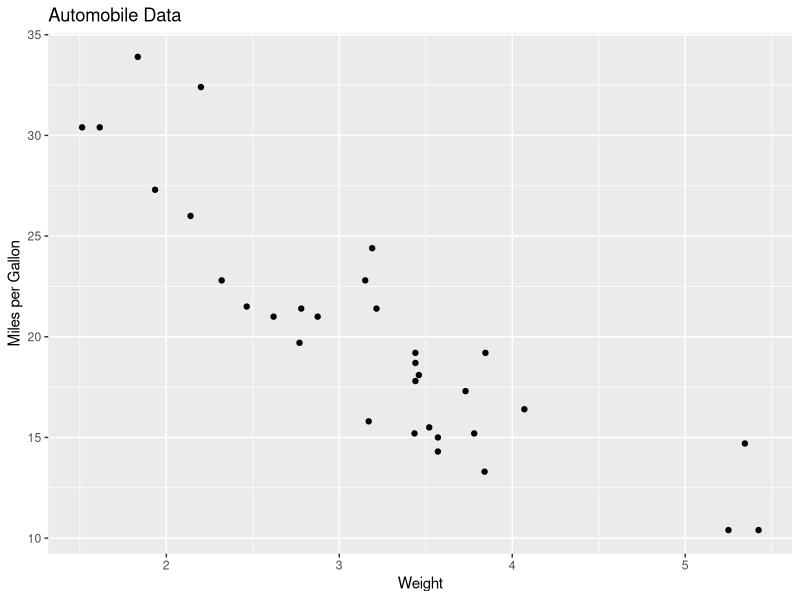
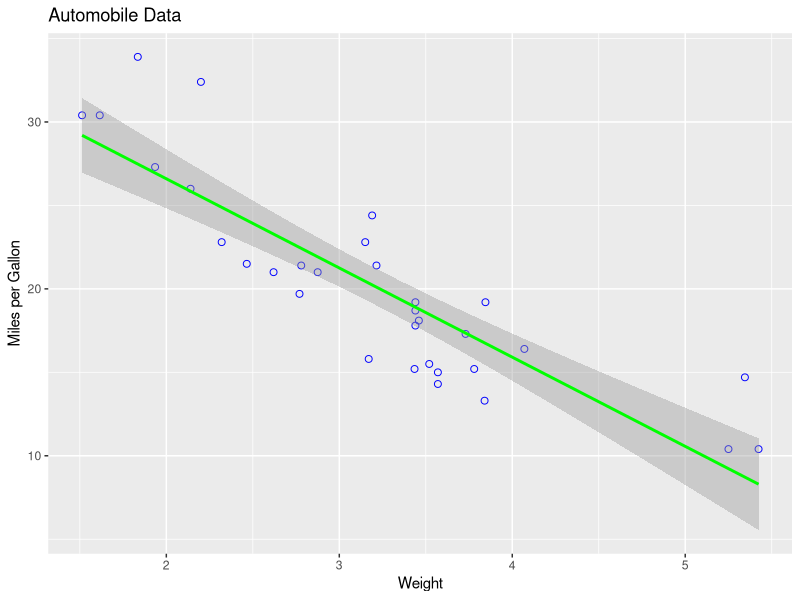
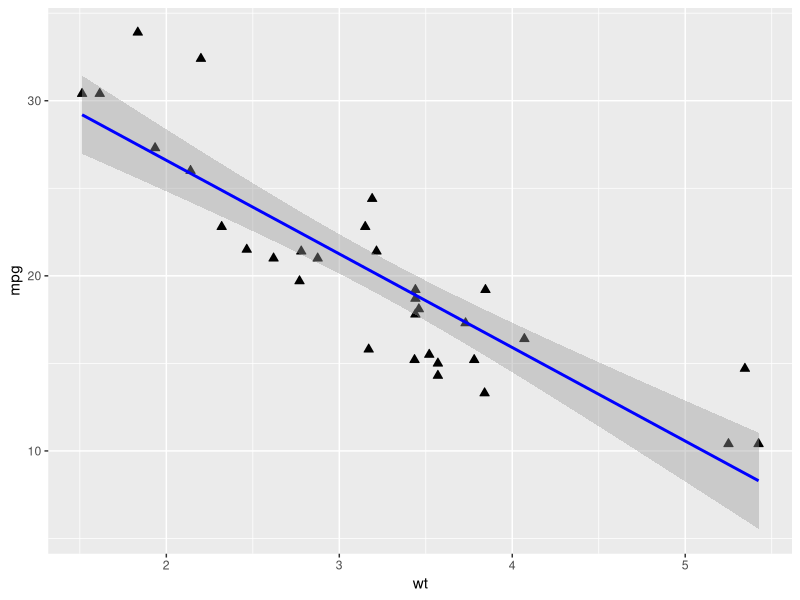
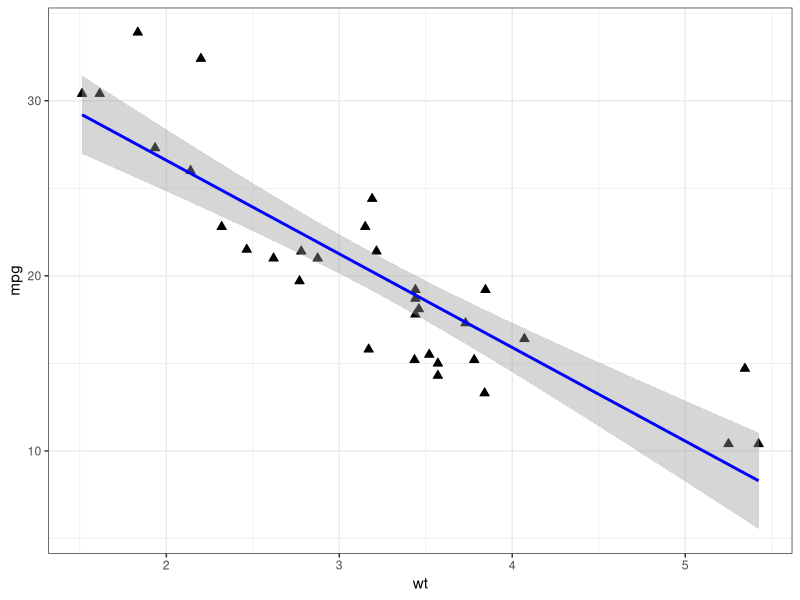
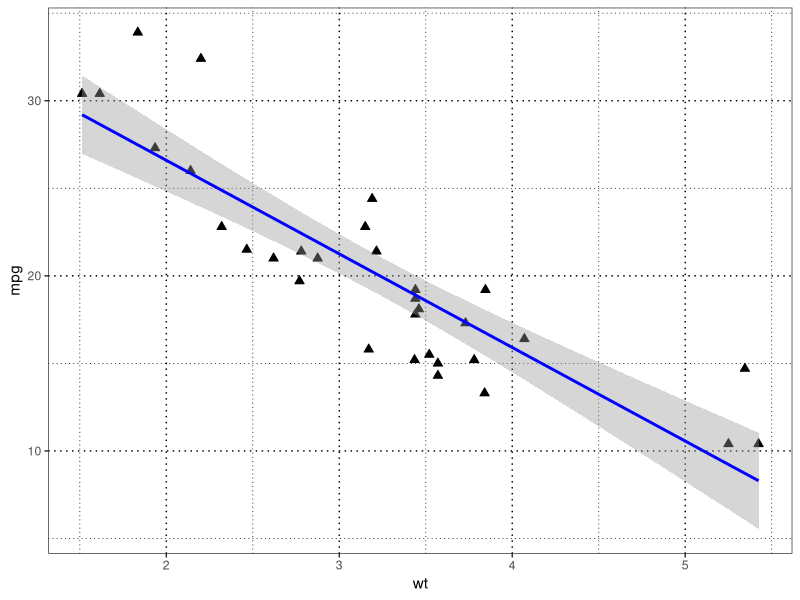
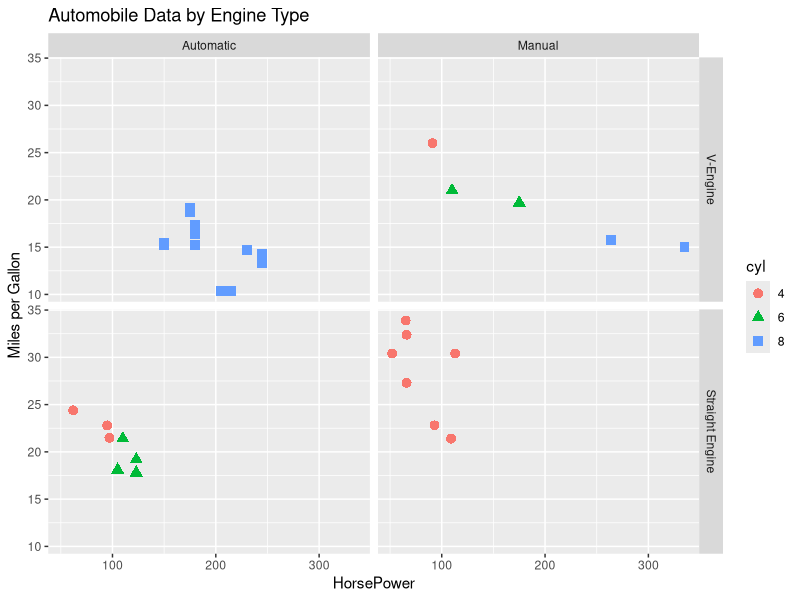
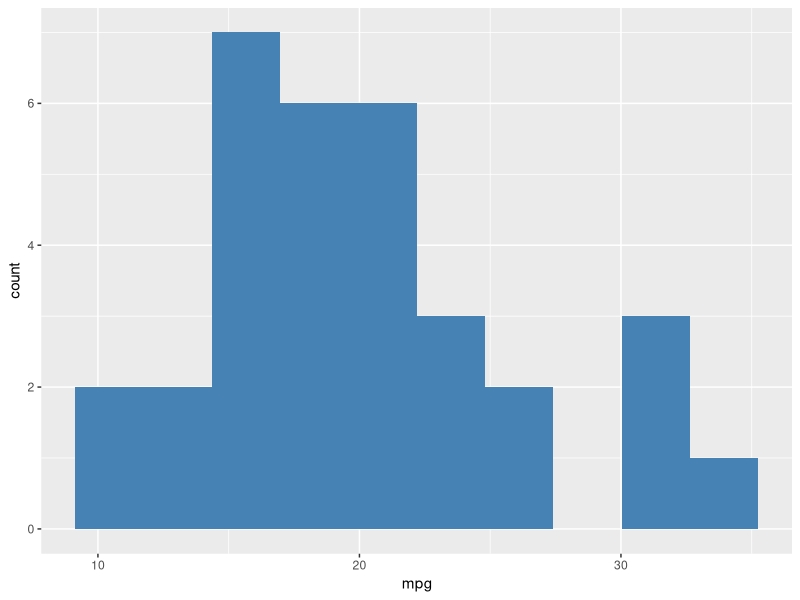
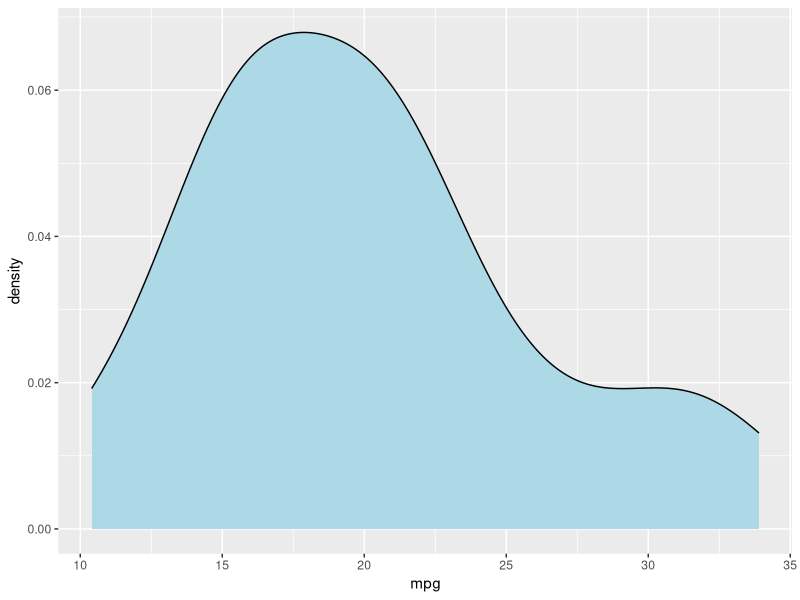

The R script that drew these images, in order:
# Assignment 3: Geom package variations (read & practice)
# notes: https://rpubs.com/Mapara_lee/1432408

# install.packages("ggplot2")
# install.packages("lattice")   # for singer data
library(ggplot2)

data(mtcars)

# basic point
ggplot(data = mtcars, aes(x = wt, y = mpg)) +
  geom_point() +
  labs(title = "Automobile Data", x = "Weight", y = "Miles per Gallon")

# point + smooth line
ggplot(data = mtcars, aes(x = wt, y = mpg)) +
  geom_point(pch = 21, color = "blue", size = 2) +
  geom_smooth(method = "lm", color = "green") +
  labs(title = "Automobile Data", x = "Weight", y = "Miles per Gallon")

# theme practice
f0 <- ggplot(data = mtcars, aes(x = wt, y = mpg)) +
  geom_point(shape = 24, fill = 1, size = 2) +
  geom_smooth(method = "lm", color = "blue")
f0
f1 <- f0 + theme_bw()
f1
f2 <- f1 + theme(panel.grid = element_line(linetype = "dotted", color = "black"))
f2

# grouping / facets
mtcars$am <- factor(mtcars$am, levels = c(0, 1), labels = c("Automatic", "Manual"))
mtcars$vs <- factor(mtcars$vs, levels = c(0, 1), labels = c("V-Engine", "Straight Engine"))
mtcars$cyl <- factor(mtcars$cyl)

ggplot(data = mtcars, aes(x = hp, y = mpg, shape = cyl, color = cyl)) +
  geom_point(size = 3) +
  facet_grid(vs ~ am) +
  labs(title = "Automobile Data by Engine Type",
       x = "HorsePower", y = "Miles per Gallon")

# try a few other geoms
ggplot(mtcars, aes(x = mpg)) + geom_histogram(bins = 10, fill = "steelblue")
ggplot(mtcars, aes(x = mpg)) + geom_density(fill = "lightblue")
ggplot(mtcars, aes(x = cyl, y = mpg)) + geom_boxplot()
ggplot(mtcars, aes(x = cyl)) + geom_bar()
ggplot(mtcars, aes(x = wt, y = mpg)) + geom_point() + geom_hline(yintercept = mean(mtcars$mpg))
ggplot(mtcars, aes(x = wt, y = mpg)) + geom_jitter(width = 0.05) + geom_smooth(method = "lm")
ggplot(mtcars, aes(x = cyl, y = mpg)) + geom_violin(fill = "grey80")

# boxplot from lattice singer data (if package is installed)
# data(singer, package = "lattice")
# ggplot(singer, aes(x = voice.part, y = height)) + geom_boxplot()

# base R plots from class 2 notes (covid style barplots - small example)
data1 <- read.table(text = "A B C D
1 4 6 30 140
2 10 2 29 164", header = TRUE)
barplot(as.matrix(data1), main = "Example cases by group",
        beside = TRUE, col = c("gold3", "red"))
legend("topright", c("Male", "Female"), cex = 0.7, bty = "n",
       fill = c("gold3", "red"))
